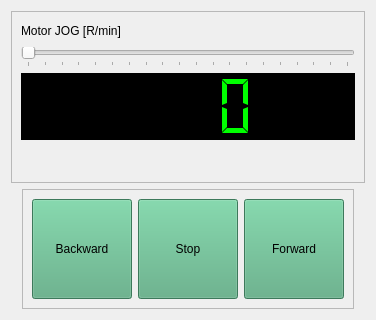
<?xml version="1.0" encoding="UTF-8"?>
<ui version="4.0">
 <class>DeltaB2MotorDriverPanelView</class>
 <widget class="QWidget" name="DeltaB2MotorDriverPanelView">
  <property name="geometry">
   <rect>
    <x>0</x>
    <y>0</y>
    <width>376</width>
    <height>320</height>
   </rect>
  </property>
  <property name="maximumSize">
   <size>
    <width>16777215</width>
    <height>320</height>
   </size>
  </property>
  <property name="windowTitle">
   <string>Form</string>
  </property>
  <layout class="QVBoxLayout" name="verticalLayout">
   <item>
    <widget class="QFrame" name="mainFrame">
     <property name="frameShape">
      <enum>QFrame::StyledPanel</enum>
     </property>
     <property name="frameShadow">
      <enum>QFrame::Sunken</enum>
     </property>
     <layout class="QVBoxLayout" name="verticalLayout_2">
      <item>
       <widget class="QLabel" name="motorJogLbl">
        <property name="minimumSize">
         <size>
          <width>150</width>
          <height>20</height>
         </size>
        </property>
        <property name="maximumSize">
         <size>
          <width>150</width>
          <height>20</height>
         </size>
        </property>
        <property name="text">
         <string>Motor JOG [R/min]</string>
        </property>
       </widget>
      </item>
      <item>
       <widget class="QSlider" name="speedSlider">
        <property name="minimum">
         <number>100</number>
        </property>
        <property name="maximum">
         <number>2000</number>
        </property>
        <property name="singleStep">
         <number>100</number>
        </property>
        <property name="pageStep">
         <number>100</number>
        </property>
        <property name="orientation">
         <enum>Qt::Horizontal</enum>
        </property>
        <property name="tickPosition">
         <enum>QSlider::TicksBelow</enum>
        </property>
        <property name="tickInterval">
         <number>100</number>
        </property>
       </widget>
      </item>
      <item>
       <widget class="QLCDNumber" name="speedLcd">
        <property name="minimumSize">
         <size>
          <width>330</width>
          <height>67</height>
         </size>
        </property>
        <property name="toolTip">
         <string/>
        </property>
        <property name="styleSheet">
         <string notr="true">
background-color: rgb(0, 0, 0);

color: rgb(0, 255, 0);</string>
        </property>
        <property name="digitCount">
         <number>4</number>
        </property>
        <property name="segmentStyle">
         <enum>QLCDNumber::Flat</enum>
        </property>
        <property name="value" stdset="0">
         <double>0.000000000000000</double>
        </property>
        <property name="intValue" stdset="0">
         <number>0</number>
        </property>
       </widget>
      </item>
      <item>
       <spacer name="verticalSpacer">
        <property name="orientation">
         <enum>Qt::Vertical</enum>
        </property>
        <property name="sizeHint" stdset="0">
         <size>
          <width>20</width>
          <height>40</height>
         </size>
        </property>
       </spacer>
      </item>
     </layout>
    </widget>
   </item>
   <item>
    <layout class="QHBoxLayout" name="horizontalLayout_2">
     <item>
      <spacer name="horizontalSpacer_2">
       <property name="orientation">
        <enum>Qt::Horizontal</enum>
       </property>
       <property name="sizeHint" stdset="0">
        <size>
         <width>40</width>
         <height>20</height>
        </size>
       </property>
      </spacer>
     </item>
     <item>
      <widget class="QFrame" name="commandsFrame">
       <property name="frameShape">
        <enum>QFrame::StyledPanel</enum>
       </property>
       <property name="frameShadow">
        <enum>QFrame::Sunken</enum>
       </property>
       <layout class="QHBoxLayout" name="horizontalLayout">
        <item>
         <widget class="QToolButton" name="moveBackwardBtn">
          <property name="minimumSize">
           <size>
            <width>100</width>
            <height>100</height>
           </size>
          </property>
          <property name="maximumSize">
           <size>
            <width>100</width>
            <height>100</height>
           </size>
          </property>
          <property name="styleSheet">
           <string notr="true">background-color: rgb(85, 170, 127);</string>
          </property>
          <property name="text">
           <string>Backward</string>
          </property>
          <property name="icon">
           <iconset resource="../resources.qrc">
            <normaloff>:/images/image/left.png</normaloff>:/images/image/left.png</iconset>
          </property>
          <property name="iconSize">
           <size>
            <width>64</width>
            <height>64</height>
           </size>
          </property>
          <property name="toolButtonStyle">
           <enum>Qt::ToolButtonTextUnderIcon</enum>
          </property>
         </widget>
        </item>
        <item>
         <widget class="QToolButton" name="stopBtn">
          <property name="minimumSize">
           <size>
            <width>100</width>
            <height>100</height>
           </size>
          </property>
          <property name="maximumSize">
           <size>
            <width>100</width>
            <height>100</height>
           </size>
          </property>
          <property name="font">
           <font>
            <family>Tahoma</family>
           </font>
          </property>
          <property name="styleSheet">
           <string notr="true">background-color: rgb(85, 170, 127);</string>
          </property>
          <property name="text">
           <string>Stop</string>
          </property>
          <property name="icon">
           <iconset resource="../resources.qrc">
            <normaloff>:/images/image/stop.png</normaloff>:/images/image/stop.png</iconset>
          </property>
          <property name="iconSize">
           <size>
            <width>64</width>
            <height>64</height>
           </size>
          </property>
          <property name="toolButtonStyle">
           <enum>Qt::ToolButtonTextUnderIcon</enum>
          </property>
         </widget>
        </item>
        <item>
         <widget class="QToolButton" name="moveForwardBtn">
          <property name="minimumSize">
           <size>
            <width>100</width>
            <height>100</height>
           </size>
          </property>
          <property name="maximumSize">
           <size>
            <width>100</width>
            <height>100</height>
           </size>
          </property>
          <property name="styleSheet">
           <string notr="true">background-color: rgb(85, 170, 127);</string>
          </property>
          <property name="text">
           <string>Forward</string>
          </property>
          <property name="icon">
           <iconset resource="../resources.qrc">
            <normaloff>:/images/image/right.png</normaloff>:/images/image/right.png</iconset>
          </property>
          <property name="iconSize">
           <size>
            <width>64</width>
            <height>64</height>
           </size>
          </property>
          <property name="toolButtonStyle">
           <enum>Qt::ToolButtonTextUnderIcon</enum>
          </property>
         </widget>
        </item>
       </layout>
      </widget>
     </item>
     <item>
      <spacer name="horizontalSpacer">
       <property name="orientation">
        <enum>Qt::Horizontal</enum>
       </property>
       <property name="sizeHint" stdset="0">
        <size>
         <width>40</width>
         <height>20</height>
        </size>
       </property>
      </spacer>
     </item>
    </layout>
   </item>
  </layout>
 </widget>
 <resources>
  <include location="../resources.qrc"/>
 </resources>
 <connections/>
</ui>
